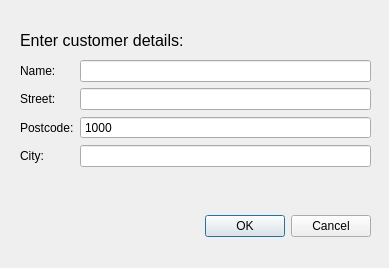
<?xml version="1.0" encoding="UTF-8"?>
<ui version="4.0">
 <class>addCustomer_D</class>
 <widget class="QDialog" name="addCustomer_D">
  <property name="geometry">
   <rect>
    <x>0</x>
    <y>0</y>
    <width>389</width>
    <height>268</height>
   </rect>
  </property>
  <property name="windowTitle">
   <string>Add customer</string>
  </property>
  <widget class="QDialogButtonBox" name="buttonBox">
   <property name="geometry">
    <rect>
     <x>30</x>
     <y>210</y>
     <width>341</width>
     <height>32</height>
    </rect>
   </property>
   <property name="orientation">
    <enum>Qt::Horizontal</enum>
   </property>
   <property name="standardButtons">
    <set>QDialogButtonBox::Cancel|QDialogButtonBox::Ok</set>
   </property>
  </widget>
  <widget class="QLabel" name="label">
   <property name="geometry">
    <rect>
     <x>20</x>
     <y>20</y>
     <width>211</width>
     <height>41</height>
    </rect>
   </property>
   <property name="font">
    <font>
     <pointsize>12</pointsize>
    </font>
   </property>
   <property name="text">
    <string>Enter customer details:</string>
   </property>
  </widget>
  <widget class="QWidget" name="formLayoutWidget">
   <property name="geometry">
    <rect>
     <x>20</x>
     <y>60</y>
     <width>351</width>
     <height>141</height>
    </rect>
   </property>
   <layout class="QFormLayout" name="formLayout">
    <item row="0" column="0">
     <widget class="QLabel" name="label_2">
      <property name="text">
       <string>Name:</string>
      </property>
     </widget>
    </item>
    <item row="1" column="1">
     <widget class="QLineEdit" name="lineEdit_street"/>
    </item>
    <item row="1" column="0">
     <widget class="QLabel" name="label_3">
      <property name="text">
       <string>Street:</string>
      </property>
     </widget>
    </item>
    <item row="2" column="0">
     <widget class="QLabel" name="label_4">
      <property name="text">
       <string>Postcode:</string>
      </property>
     </widget>
    </item>
    <item row="3" column="0">
     <widget class="QLabel" name="label_5">
      <property name="text">
       <string>City:</string>
      </property>
     </widget>
    </item>
    <item row="3" column="1">
     <widget class="QLineEdit" name="lineEdit_city"/>
    </item>
    <item row="0" column="1">
     <widget class="QLineEdit" name="lineEdit_custName">
      <property name="enabled">
       <bool>true</bool>
      </property>
      <property name="text">
       <string/>
      </property>
     </widget>
    </item>
    <item row="2" column="1">
     <widget class="QSpinBox" name="spinBox_PCode">
      <property name="buttonSymbols">
       <enum>QAbstractSpinBox::NoButtons</enum>
      </property>
      <property name="minimum">
       <number>1</number>
      </property>
      <property name="maximum">
       <number>9999</number>
      </property>
      <property name="singleStep">
       <number>1</number>
      </property>
      <property name="value">
       <number>1000</number>
      </property>
     </widget>
    </item>
   </layout>
  </widget>
 </widget>
 <tabstops>
  <tabstop>lineEdit_custName</tabstop>
  <tabstop>lineEdit_street</tabstop>
  <tabstop>spinBox_PCode</tabstop>
  <tabstop>lineEdit_city</tabstop>
 </tabstops>
 <resources/>
 <connections>
  <connection>
   <sender>buttonBox</sender>
   <signal>accepted()</signal>
   <receiver>addCustomer_D</receiver>
   <slot>accept()</slot>
   <hints>
    <hint type="sourcelabel">
     <x>248</x>
     <y>254</y>
    </hint>
    <hint type="destinationlabel">
     <x>157</x>
     <y>274</y>
    </hint>
   </hints>
  </connection>
  <connection>
   <sender>buttonBox</sender>
   <signal>rejected()</signal>
   <receiver>addCustomer_D</receiver>
   <slot>reject()</slot>
   <hints>
    <hint type="sourcelabel">
     <x>316</x>
     <y>260</y>
    </hint>
    <hint type="destinationlabel">
     <x>286</x>
     <y>274</y>
    </hint>
   </hints>
  </connection>
 </connections>
</ui>
